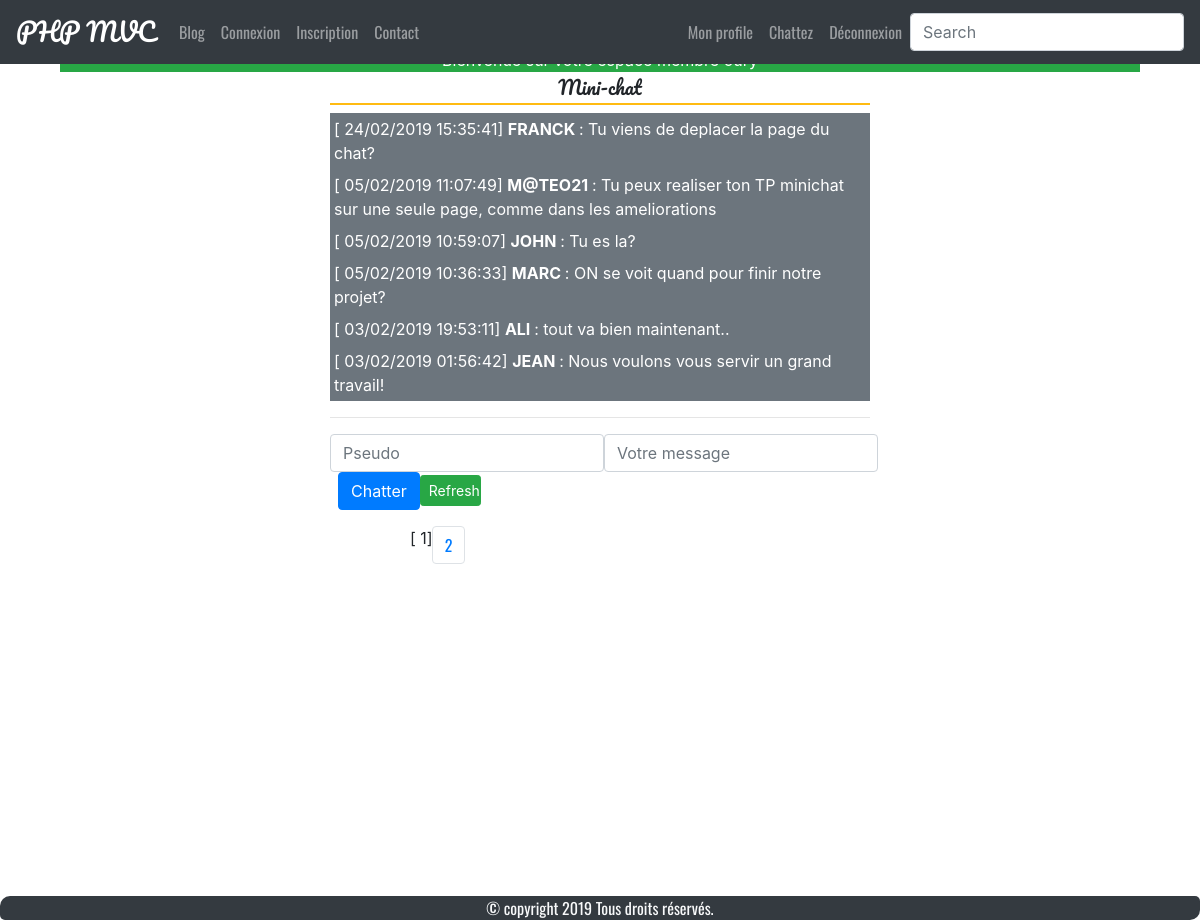
/minichat.php (signed in), run on the app's committed database.
### tables this page shows
CREATE TABLE `chat` (
  `id` int(11) NOT NULL AUTO_INCREMENT,
  `pseudo` varchar(255) NOT NULL,
  `message` varchar(255) NOT NULL,
  `created_at` datetime DEFAULT CURRENT_TIMESTAMP,
  PRIMARY KEY (`id`)
);

### minichat.php (called while the page is built, shortened)
<?php
require_once __DIR__ . DIRECTORY_SEPARATOR . 'auth' . DIRECTORY_SEPARATOR . 'authenticate.php';
require_once __DIR__ . DIRECTORY_SEPARATOR . 'func' . DIRECTORY_SEPARATOR . 'utility.php';
$db = db();
$table = "chat";
$file = "minichat.php";
include_once __DIR__ . DIRECTORY_SEPARATOR . "partials" . DIRECTORY_SEPARATOR . "_pagination.php";
$select = $db->query("SELECT id, pseudo, message, DATE_FORMAT(created_at, '%d/%m/%Y %H:%i:%s') AS chat_date
                        FROM chat
                        ORDER BY id DESC
                        LIMIT $offset, $numberElementsByPage");
require_once __DIR__ . DIRECTORY_SEPARATOR . 'inc' . DIRECTORY_SEPARATOR . 'header.php';
require_once __DIR__ . DIRECTORY_SEPARATOR . 'inc' . DIRECTORY_SEPARATOR . 'nav.php';
require_once __DIR__ . DIRECTORY_SEPARATOR . 'views' . DIRECTORY_SEPARATOR . 'minichat.view.php';
require_once __DIR__ . DIRECTORY_SEPARATOR . 'inc' . DIRECTORY_SEPARATOR . 'footer.php';

### func/utility.php (called while the page is built, shortened)
<?php
function set_active(string $path): string
{
    $page = array_pop(explode(DIRECTORY_SEPARATOR, $_SERVER["SCRIPT_NAME"]));
    return "";
}

### auth/authenticate.php (called while the page is built, shortened)
<?php
function is_connected() : bool
{
    return !empty($_SESSION['connected']['id']);
}

### partials/_pagination.php (called while the page is built)
<?php
$totalMessages = $db->query("SELECT COUNT(*) FROM $table")->fetchColumn();
$numberElementsByPage = 6;
$pageNumber = ceil($totalMessages / $numberElementsByPage);
$page = $_GET["page"];
if (isset($page) && (int)$page > 0 && $page !== null) {
    $currentPage = intval($_GET["page"]);
    if ($currentPage > $pageNumber) {
        $currentPage = $pageNumber;
    }
} else {
    $currentPage = 1;
}
$offset = ($currentPage - 1) * $numberElementsByPage;

### views/minichat.view.php (the view, shortened to what this page needs)
<div class="row">
    <div class="container col-md-6 offset-md-3">
        <h1 class="text-center">Mini-chat</h1>
        <?php if ($select->rowCount() > 0): ?>
        <?php while ($data = $select->fetch(PDO::FETCH_OBJ)): ?>
        <div class="bg-secondary text-white p-1">
            [
            <?= $data->chat_date; ?>]
            <strong>
                <?= htmlspecialchars(strtoupper($data->pseudo)); ?>
            </strong> :
            <?= htmlspecialchars(nl2br($data->message)); ?>
        </div>
        <?php endwhile; ?>
        <?php else: $select->closeCursor(); ?>
        <p class='bg bg-info text-white text-center'>Il n'ya aucun message dans le chat pour le moment!</p>"
        <?php endif; ?>
        <hr>
        <form action="<?= $_SERVER['PHP_SELF']; ?>" method="post" class="form-inline">
            <div class="form-group">
                <input type="text" name="pseudo" value="<?= isset($_POST['pseudo']) ? $_POST['pseudo'] : ''; ?>"
                    class="form-control" placeholder="Pseudo">
                <input type="text" name="message" value="<?= isset($_POST['message']) ? $_POST['message'] : ''; ?>"
                    class="form-control" placeholder="Votre message">
            </div>
            <button type="submit" name="chat" class="btn btn-primary ml-2">Chatter</button>
            <button name="refresh" class="btn btn-success btn-sm pr-0" title="Raraichir la page">Refresh</button>
        </form>
    </div>
</div>
<?php
include_once dirname(__DIR__, 1) . DIRECTORY_SEPARATOR . "partials" . DIRECTORY_SEPARATOR . "_show_pager.php";

### inc/header.php (shortened to what this page needs)
<!doctype html>
<html lang="fr">
<head>
    <link rel="stylesheet" href="https://stackpath.bootstrapcdn.com/bootstrap/4.1.3/css/bootstrap.min.css"
>
    <link rel="stylesheet" href="https://use.fontawesome.com/releases/v5.7.2/css/all.css">
    <link rel="stylesheet" href="css/style.css">
</head>
<body>
    <div class="container mt-5">

### inc/nav.php (shortened to what this page needs)
<nav class="navbar navbar-expand-md navbar-dark fixed-top bg-dark">
    <a class="navbar-brand <?= set_active('/index'); ?>" href="/index.php">PHP MVC</a>
    <div class="collapse navbar-collapse" id="navbarsExample02">
        <ul class="navbar-nav mr-auto">
            <li class="nav-item <?= set_active('blog'); ?>">
                <a class="nav-link" href="/blog.php">Blog</a>
            </li>
            <li class="nav-item <?= set_active('login'); ?>">
                <a class="nav-link" href="/login.php">Connexion</a>
            </li>
            <li class="nav-item <?= set_active('register'); ?>">
                <a class="nav-link" href="/register.php">Inscription</a>
            </li>
            <li class="nav-item <?= set_active('contact'); ?>">
                <a class="nav-link" href="/contact.php">Contact</a>
            </li>
        </ul>
        <?php if (is_connected()): ?>
        <ul class="nav navbar-nav">
            <li class="nav-item">
                <a href="/profile.php" class="nav-link">Mon profile</a>
            </li>
            <li class="nav-item">
                <a href="/minichat.php" class="nav-link">Chattez</a>
            </li>
            <li class="nav-item">
                <a href="/logout.php" class="nav-link">Déconnexion</a>
            </li>
        </ul>
        <?php endif; ?>
        <form class="form-inline my-2 my-md-0">
            <input class="form-control" type="text" placeholder="Search">
        </form>
    </div>
</nav>
<?php include_once dirname(__DIR__) . DIRECTORY_SEPARATOR . 'partials' . DIRECTORY_SEPARATOR . '_flash.php'; ?>

### partials/_flash.php (shortened to what this page needs)
<?php if (isset($_SESSION['notif']['type']) && isset($_SESSION['notif']['message'])): ?>
<div class="container">
    <div class="bg bg-<?= $_SESSION['notif']['type']; ?> text-center text-white">
    </div>
</div>
<?php endif; ?>

### partials/_show_pager.php
<div class="row">
    <ul class="pagination col-md-4 offset-md-4 mt-3">
        <?php for ($i = 1; $i <= $pageNumber; $i++): ?>
        <?php if ($i === $currentPage): ?>
        <li class="page-item">[
            <?= $i; ?>]</li>
        <?php else: ?>
        <li class="page-item">
            <a href="<?= $file; ?>?page=<?= $i; ?>" class="btn btn-primary page-link">
                <?= $i; ?></a>
        </li>
        <?php endif; ?>
        <?php endfor; ?>
    </ul>
</div>

### inc/footer.php (shortened to what this page needs)
    </div>
  <footer class="text-center mt-5 text-light bg-dark">
    <p>&copy; copyright <?= date("Y") ?> Tous droits réservés.</p>
  </footer>
  </body>
</html>

### css/style.css (style rules this page uses)
* { box-sizing: border-box; margin: 0; padding: 0; }
html, body { height: 100%; font-size: 16px; }
.container { min-height: 100%; }
.navbar-brand { font-family: 'Pacifico', Helvetica, cursive, sans-serif; font-size: 1.6rem; }
a, h4, h5, h6 { font-family: 'Oswald', cursive, sans-serif; text-decoration: none; }
h1, h2, h3 { font-family: 'Pacifico', Helvetica, cursive, sans-serif; line-height: 1.6; font-size: 1.2rem; border-bottom: 2px solid #FB1; }
footer { font-family: 'Oswald', Helvetica, cursive, sans-serif; bottom: 0; border-radius: 10px 5px; }

### data on the page
chat: chat_date "24/02/2019 15:35:41", pseudo "FRANCK", message "Tu viens de deplacer la page du chat?"
chat: chat_date "05/02/2019 11:07:49", pseudo "M@TEO21", message "Tu peux realiser ton TP minichat sur une seule page, comme dans les ameliorations"
chat: chat_date "05/02/2019 10:59:07", pseudo "JOHN", message "Tu es la?"
chat: chat_date "05/02/2019 10:36:33", pseudo "MARC", message "ON se voit quand pour finir notre projet?"
chat: chat_date "03/02/2019 19:53:11", pseudo "ALI", message "tout va bien maintenant.."
chat: chat_date "03/02/2019 01:56:42", pseudo "JEAN", message "Nous voulons vous servir un grand travail!"
